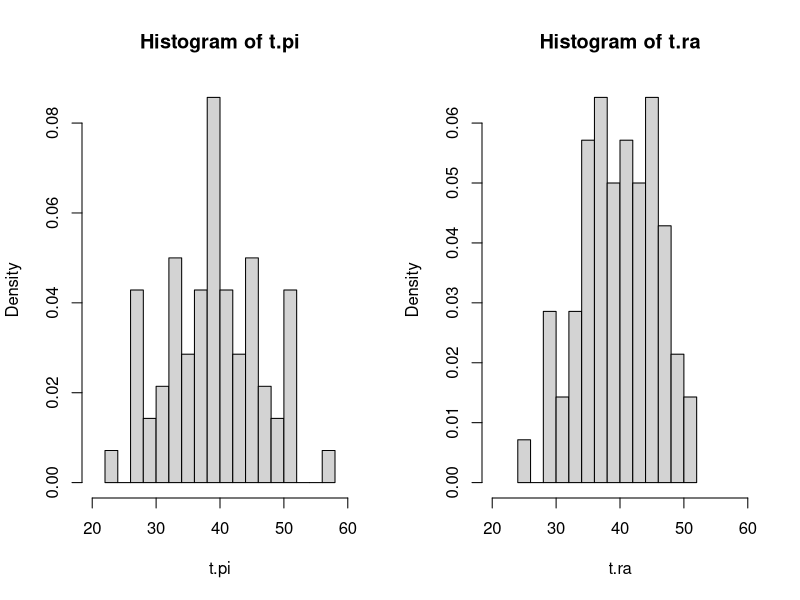

Recreate this plot in R.
library(survey)

N<-8
n<-4
k<-1:N
y<-c(1,2,4,4,7,7,7,8)
x<-c(4,5,5,6,8,7,7,5)
tx<-sum(x)

M<-choose(N,n)
S<-combn(k, n)

t.pi<-combn(y, n, function(x) N*mean(x))
#data.frame(table(t.pi)/M)

t.ra<-(tx/combn(x, n, function(x) N*mean(x)))*t.pi
#data.frame(table(t.ra)/M)

par(mfrow = c(1, 2))
hist(t.pi, breaks=15,freq=FALSE,xlim=c(20,60))
hist(t.ra, breaks=15,freq=FALSE,xlim=c(20,60))

mean(t.pi)
var(t.pi)*(M-1)/M

mean(t.ra)
var(t.ra)*(M-1)/M

cor(x,y)


d<-data.frame(k=k,y=y,x=x,fcpf=N)
s<-d[c(1,2,3,4),]
p<-svydesign(id=~1, data=s, fpc=~fcpf)

ra<-svyratio(~y, ~x, p)
ra
predict(ra, total=sum(x))
